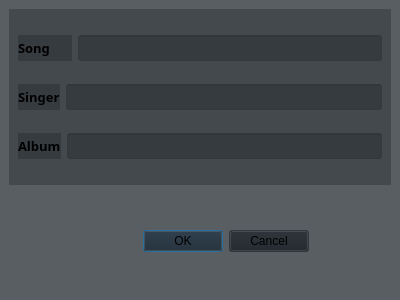
<?xml version="1.0" encoding="UTF-8"?>
<ui version="4.0">
 <class>Edit_Form</class>
 <widget class="QDialog" name="Edit_Form">
  <property name="geometry">
   <rect>
    <x>0</x>
    <y>0</y>
    <width>400</width>
    <height>300</height>
   </rect>
  </property>
  <property name="windowTitle">
   <string>Dialog</string>
  </property>
  <property name="windowOpacity">
   <double>0.700000000000000</double>
  </property>
  <property name="styleSheet">
   <string notr="true">QDialog{background-color:rgba(29,34,40,90)}</string>
  </property>
  <layout class="QHBoxLayout" name="horizontalLayout_4">
   <property name="spacing">
    <number>0</number>
   </property>
   <property name="leftMargin">
    <number>0</number>
   </property>
   <property name="topMargin">
    <number>0</number>
   </property>
   <property name="rightMargin">
    <number>0</number>
   </property>
   <property name="bottomMargin">
    <number>0</number>
   </property>
   <item>
    <widget class="QWidget" name="edit_bg" native="true">
     <property name="styleSheet">
      <string notr="true">QWidget{background-color:rgba(29,34,40,90)}</string>
     </property>
     <layout class="QVBoxLayout" name="verticalLayout_2">
      <item>
       <widget class="QWidget" name="bar3" native="true">
        <property name="enabled">
         <bool>true</bool>
        </property>
        <layout class="QVBoxLayout" name="verticalLayout">
         <item>
          <layout class="QHBoxLayout" name="horizontalLayout">
           <item>
            <widget class="QLabel" name="label">
             <property name="minimumSize">
              <size>
               <width>54</width>
               <height>0</height>
              </size>
             </property>
             <property name="font">
              <font>
               <family>微軟正黑體</family>
               <pointsize>10</pointsize>
               <weight>75</weight>
               <bold>true</bold>
              </font>
             </property>
             <property name="text">
              <string>Song</string>
             </property>
            </widget>
           </item>
           <item>
            <widget class="QLineEdit" name="song_input">
             <property name="font">
              <font>
               <family>微軟正黑體</family>
               <pointsize>10</pointsize>
               <weight>75</weight>
               <bold>true</bold>
              </font>
             </property>
            </widget>
           </item>
          </layout>
         </item>
         <item>
          <layout class="QHBoxLayout" name="horizontalLayout_2">
           <item>
            <widget class="QLabel" name="label_2">
             <property name="font">
              <font>
               <family>微軟正黑體</family>
               <pointsize>10</pointsize>
               <weight>75</weight>
               <bold>true</bold>
              </font>
             </property>
             <property name="text">
              <string>Singer</string>
             </property>
            </widget>
           </item>
           <item>
            <widget class="QLineEdit" name="singer_input">
             <property name="font">
              <font>
               <family>微軟正黑體</family>
               <pointsize>10</pointsize>
               <weight>75</weight>
               <bold>true</bold>
              </font>
             </property>
            </widget>
           </item>
          </layout>
         </item>
         <item>
          <layout class="QHBoxLayout" name="horizontalLayout_3">
           <item>
            <widget class="QLabel" name="label_3">
             <property name="font">
              <font>
               <family>微軟正黑體</family>
               <pointsize>10</pointsize>
               <weight>75</weight>
               <bold>true</bold>
              </font>
             </property>
             <property name="text">
              <string>Album</string>
             </property>
            </widget>
           </item>
           <item>
            <widget class="QLineEdit" name="abum_input">
             <property name="font">
              <font>
               <family>微軟正黑體</family>
               <pointsize>10</pointsize>
               <weight>75</weight>
               <bold>true</bold>
              </font>
             </property>
            </widget>
           </item>
          </layout>
         </item>
        </layout>
       </widget>
      </item>
      <item>
       <widget class="QDialogButtonBox" name="buttonBox">
        <property name="sizePolicy">
         <sizepolicy hsizetype="Minimum" vsizetype="Minimum">
          <horstretch>0</horstretch>
          <verstretch>0</verstretch>
         </sizepolicy>
        </property>
        <property name="maximumSize">
         <size>
          <width>300</width>
          <height>100</height>
         </size>
        </property>
        <property name="font">
         <font>
          <family>Microsoft YaHei UI</family>
          <pointsize>10</pointsize>
          <weight>75</weight>
          <bold>true</bold>
         </font>
        </property>
        <property name="styleSheet">
         <string notr="true">QPushButton{background:#00CC66;color:#F0F0F0;}
QPushButton:hover{background:#009933;}&quot;);
</string>
        </property>
        <property name="orientation">
         <enum>Qt::Horizontal</enum>
        </property>
        <property name="standardButtons">
         <set>QDialogButtonBox::Cancel|QDialogButtonBox::Ok</set>
        </property>
       </widget>
      </item>
     </layout>
    </widget>
   </item>
  </layout>
 </widget>
 <resources/>
 <connections/>
</ui>
